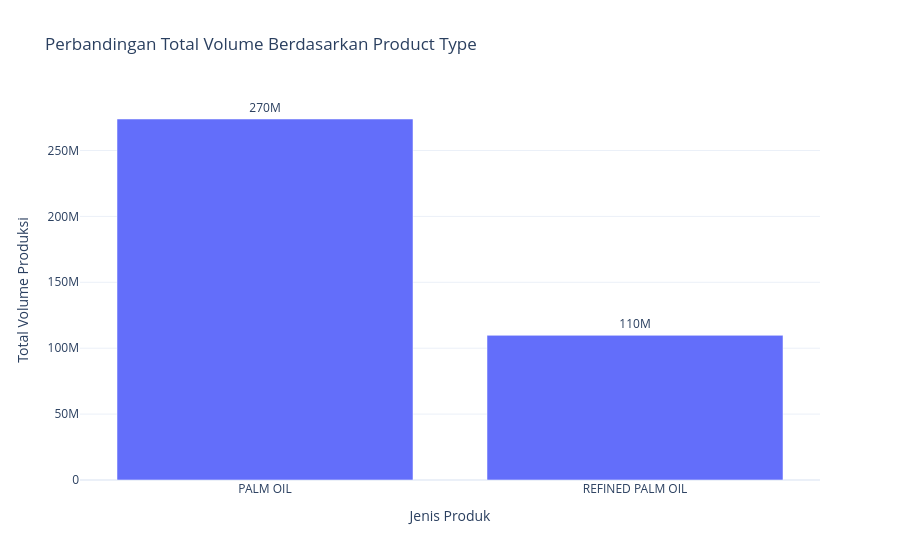

Here is the notebook cell this chart was saved with:
### Code cell
fig = px.bar(
    volume_by_product,
    x="product_type",
    y="total_volume",
    text="total_volume",
    title="Perbandingan Total Volume Berdasarkan Product Type",
    labels={
        "product_type": "Jenis Produk",
        "total_volume": "Total Volume Produksi"
    }
)

fig.update_traces(
    texttemplate="%{y:.2s}",
    textposition="outside"
)

fig.update_layout(
    template="plotly_white"
)

fig.show()

### Figure 1 — Plotly figure (JSON) as saved in the notebook; plotly's stock layout.template omitted (floating-point values rounded to 4 significant figures)
{"data": [{"hovertemplate": "Jenis Produk=%{x}<br>Total Volume Produksi=%{text}<extra></extra>", "legendgroup": "", "marker": {"color": "#636efa", "pattern": {"shape": ""}}, "name": "", "orientation": "v", "showlegend": false, "text": [273900000.0, 109800000.0], "textposition": "outside", "texttemplate": "%{y:.2s}", "type": "bar", "x": ["PALM OIL", "REFINED PALM OIL"], "xaxis": "x", "y": [273900000.0, 109800000.0], "yaxis": "y"}], "layout": {"barmode": "relative", "legend": {"tracegroupgap": 0}, "title": {"text": "Perbandingan Total Volume Berdasarkan Product Type"}, "xaxis": {"anchor": "y", "domain": [0, 1], "title": {"text": "Jenis Produk"}}, "yaxis": {"anchor": "x", "domain": [0, 1], "title": {"text": "Total Volume Produksi"}}}}
